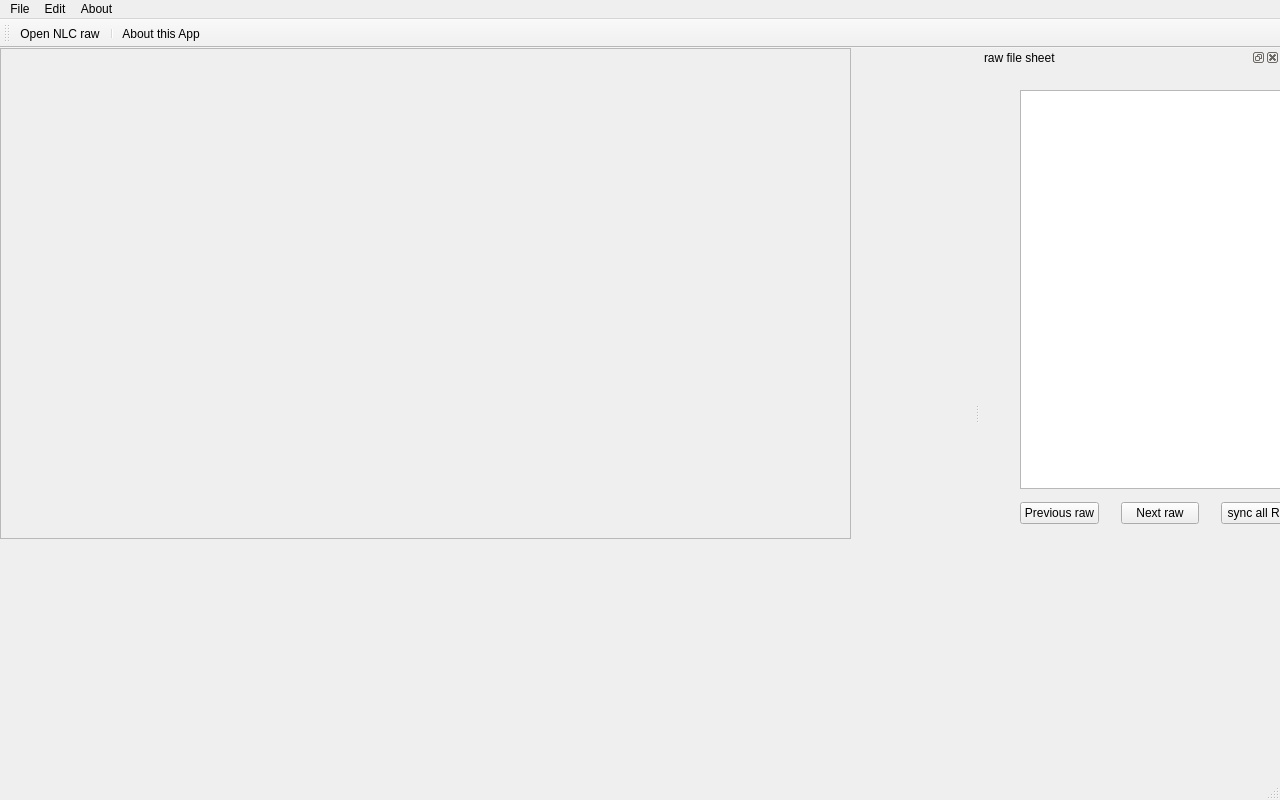
<?xml version="1.0" encoding="UTF-8"?>
<ui version="4.0">
 <class>MainWindow</class>
 <widget class="QMainWindow" name="MainWindow">
  <property name="geometry">
   <rect>
    <x>0</x>
    <y>0</y>
    <width>1280</width>
    <height>800</height>
   </rect>
  </property>
  <property name="windowTitle">
   <string>NLC calibration</string>
  </property>
  <widget class="QWidget" name="centralWidget">
   <property name="minimumSize">
    <size>
     <width>400</width>
     <height>300</height>
    </size>
   </property>
   <widget class="QScrollArea" name="scrollArea">
    <property name="geometry">
     <rect>
      <x>0</x>
      <y>0</y>
      <width>851</width>
      <height>491</height>
     </rect>
    </property>
    <property name="minimumSize">
     <size>
      <width>400</width>
      <height>300</height>
     </size>
    </property>
    <property name="sizeAdjustPolicy">
     <enum>QAbstractScrollArea::AdjustToContents</enum>
    </property>
    <property name="widgetResizable">
     <bool>false</bool>
    </property>
    <property name="alignment">
     <set>Qt::AlignCenter</set>
    </property>
    <widget class="QWidget" name="scrollAreaWidgetContents">
     <property name="geometry">
      <rect>
       <x>15</x>
       <y>5</y>
       <width>819</width>
       <height>479</height>
      </rect>
     </property>
     <property name="minimumSize">
      <size>
       <width>819</width>
       <height>479</height>
      </size>
     </property>
    </widget>
   </widget>
  </widget>
  <widget class="QMenuBar" name="menuBar">
   <property name="geometry">
    <rect>
     <x>0</x>
     <y>0</y>
     <width>1280</width>
     <height>22</height>
    </rect>
   </property>
   <widget class="QMenu" name="menuFile">
    <property name="title">
     <string>File</string>
    </property>
    <addaction name="actionOpenNLC"/>
    <addaction name="action_Open_BLC_raw"/>
    <addaction name="actionSave"/>
    <addaction name="separator"/>
    <addaction name="separator"/>
    <addaction name="actionExit"/>
   </widget>
   <widget class="QMenu" name="menuAbout">
    <property name="title">
     <string>About</string>
    </property>
    <addaction name="actionAbout_this_App"/>
    <addaction name="actionAbout_Qt"/>
   </widget>
   <widget class="QMenu" name="menuEdit">
    <property name="title">
     <string>Edit</string>
    </property>
    <addaction name="action_Zoom_in"/>
    <addaction name="action_Zoom_out"/>
   </widget>
   <addaction name="menuFile"/>
   <addaction name="menuEdit"/>
   <addaction name="menuAbout"/>
  </widget>
  <widget class="QToolBar" name="mainToolBar">
   <attribute name="toolBarArea">
    <enum>TopToolBarArea</enum>
   </attribute>
   <attribute name="toolBarBreak">
    <bool>false</bool>
   </attribute>
   <addaction name="actionOpenNLC"/>
   <addaction name="separator"/>
   <addaction name="actionAbout_this_App"/>
  </widget>
  <widget class="QStatusBar" name="statusBar"/>
  <widget class="QDockWidget" name="dockWidget">
   <property name="sizePolicy">
    <sizepolicy hsizetype="Expanding" vsizetype="Expanding">
     <horstretch>0</horstretch>
     <verstretch>0</verstretch>
    </sizepolicy>
   </property>
   <property name="floating">
    <bool>false</bool>
   </property>
   <property name="features">
    <set>QDockWidget::DockWidgetClosable|QDockWidget::DockWidgetFloatable</set>
   </property>
   <property name="allowedAreas">
    <set>Qt::RightDockWidgetArea</set>
   </property>
   <property name="windowTitle">
    <string>raw file sheet</string>
   </property>
   <attribute name="dockWidgetArea">
    <number>2</number>
   </attribute>
   <widget class="QWidget" name="dockWidgetContents">
    <property name="minimumSize">
     <size>
      <width>300</width>
      <height>100</height>
     </size>
    </property>
    <widget class="QWidget" name="layoutWidget">
     <property name="geometry">
      <rect>
       <x>29</x>
       <y>12</y>
       <width>401</width>
       <height>451</height>
      </rect>
     </property>
     <layout class="QGridLayout" name="gridLayout" rowstretch="1,0" columnstretch="1,1,1,1" rowminimumheight="200,20" columnminimumwidth="20,20,20,20">
      <property name="bottomMargin">
       <number>6</number>
      </property>
      <property name="horizontalSpacing">
       <number>22</number>
      </property>
      <property name="verticalSpacing">
       <number>13</number>
      </property>
      <item row="0" column="0" colspan="4">
       <widget class="QTableWidget" name="tableWidget">
        <property name="sizePolicy">
         <sizepolicy hsizetype="Preferred" vsizetype="Preferred">
          <horstretch>0</horstretch>
          <verstretch>0</verstretch>
         </sizepolicy>
        </property>
        <property name="minimumSize">
         <size>
          <width>50</width>
          <height>50</height>
         </size>
        </property>
        <property name="gridStyle">
         <enum>Qt::DashLine</enum>
        </property>
        <property name="rowCount">
         <number>0</number>
        </property>
        <property name="columnCount">
         <number>0</number>
        </property>
       </widget>
      </item>
      <item row="1" column="0">
       <widget class="QPushButton" name="previousButton">
        <property name="sizePolicy">
         <sizepolicy hsizetype="Preferred" vsizetype="Preferred">
          <horstretch>0</horstretch>
          <verstretch>0</verstretch>
         </sizepolicy>
        </property>
        <property name="text">
         <string>Previous raw</string>
        </property>
       </widget>
      </item>
      <item row="1" column="1">
       <widget class="QPushButton" name="nextButton">
        <property name="sizePolicy">
         <sizepolicy hsizetype="Preferred" vsizetype="Preferred">
          <horstretch>0</horstretch>
          <verstretch>0</verstretch>
         </sizepolicy>
        </property>
        <property name="text">
         <string>Next raw</string>
        </property>
       </widget>
      </item>
      <item row="1" column="2">
       <widget class="QPushButton" name="syncAllRoi">
        <property name="text">
         <string>sync all ROI</string>
        </property>
       </widget>
      </item>
      <item row="1" column="3">
       <widget class="QPushButton" name="finishButton">
        <property name="sizePolicy">
         <sizepolicy hsizetype="Preferred" vsizetype="Preferred">
          <horstretch>0</horstretch>
          <verstretch>0</verstretch>
         </sizepolicy>
        </property>
        <property name="text">
         <string>Finish</string>
        </property>
       </widget>
      </item>
     </layout>
    </widget>
   </widget>
  </widget>
  <action name="actionOpenNLC">
   <property name="icon">
    <iconset resource="../resource/hisi_logo.qrc">
     <normaloff>:/openraw.PNG</normaloff>:/openraw.PNG</iconset>
   </property>
   <property name="text">
    <string>&amp;Open NLC raw</string>
   </property>
   <property name="shortcutContext">
    <enum>Qt::ApplicationShortcut</enum>
   </property>
  </action>
  <action name="actionSave">
   <property name="text">
    <string>&amp;Save</string>
   </property>
  </action>
  <action name="actionExit">
   <property name="text">
    <string>&amp;Exit</string>
   </property>
  </action>
  <action name="actionAbout_this_App">
   <property name="icon">
    <iconset resource="../resource/hisi_logo.qrc">
     <normaloff>:/about.PNG</normaloff>:/about.PNG</iconset>
   </property>
   <property name="text">
    <string>About this App</string>
   </property>
  </action>
  <action name="actionAbout_Qt">
   <property name="text">
    <string>About Qt</string>
   </property>
  </action>
  <action name="action_Zoom_in">
   <property name="text">
    <string>&amp;Zoom in</string>
   </property>
  </action>
  <action name="action_Zoom_out">
   <property name="text">
    <string>&amp;Zoom out</string>
   </property>
  </action>
  <action name="action_Open_BLC_raw">
   <property name="text">
    <string>&amp;Open BLC raw</string>
   </property>
   <property name="shortcutContext">
    <enum>Qt::ApplicationShortcut</enum>
   </property>
  </action>
 </widget>
 <layoutdefault spacing="6" margin="11"/>
 <resources>
  <include location="../resource/hisi_logo.qrc"/>
 </resources>
 <connections/>
</ui>
